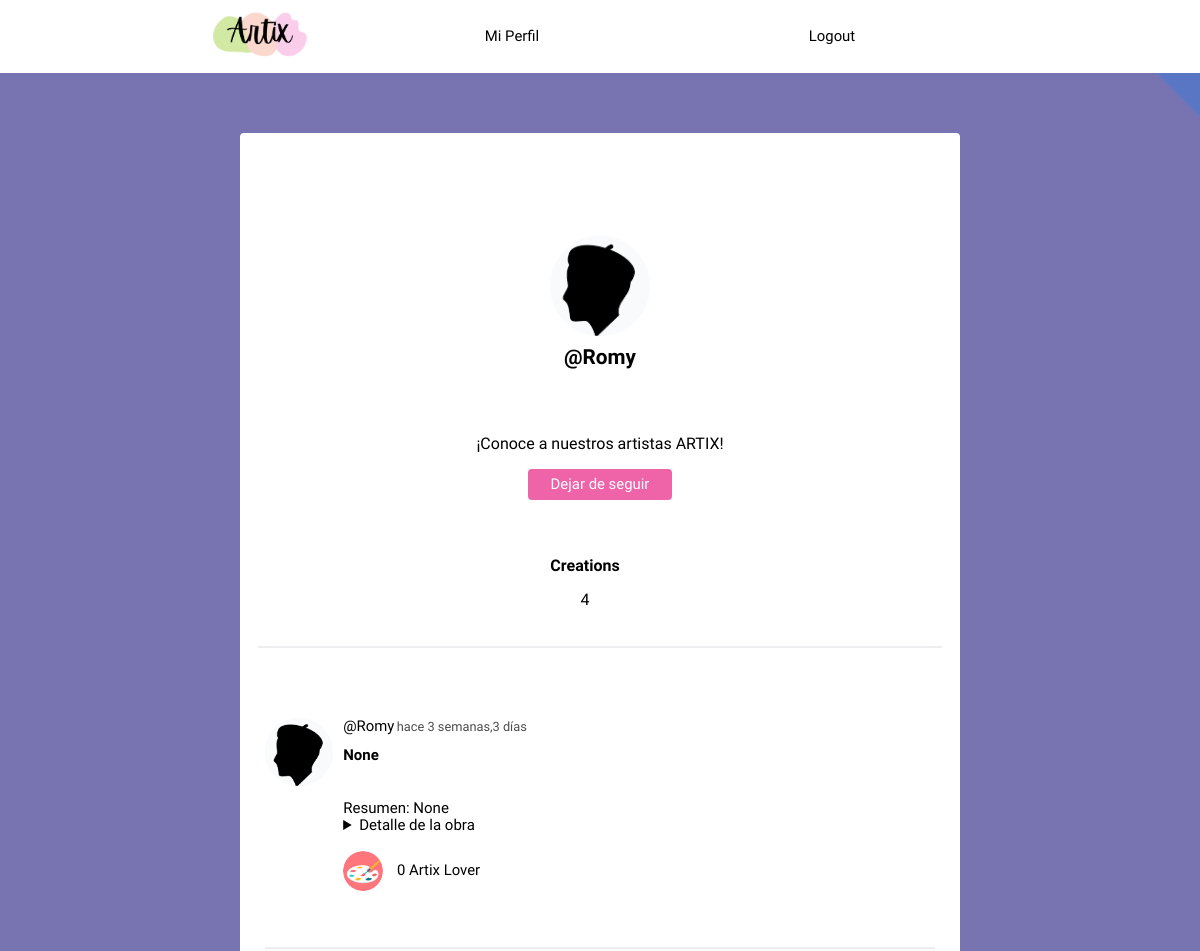
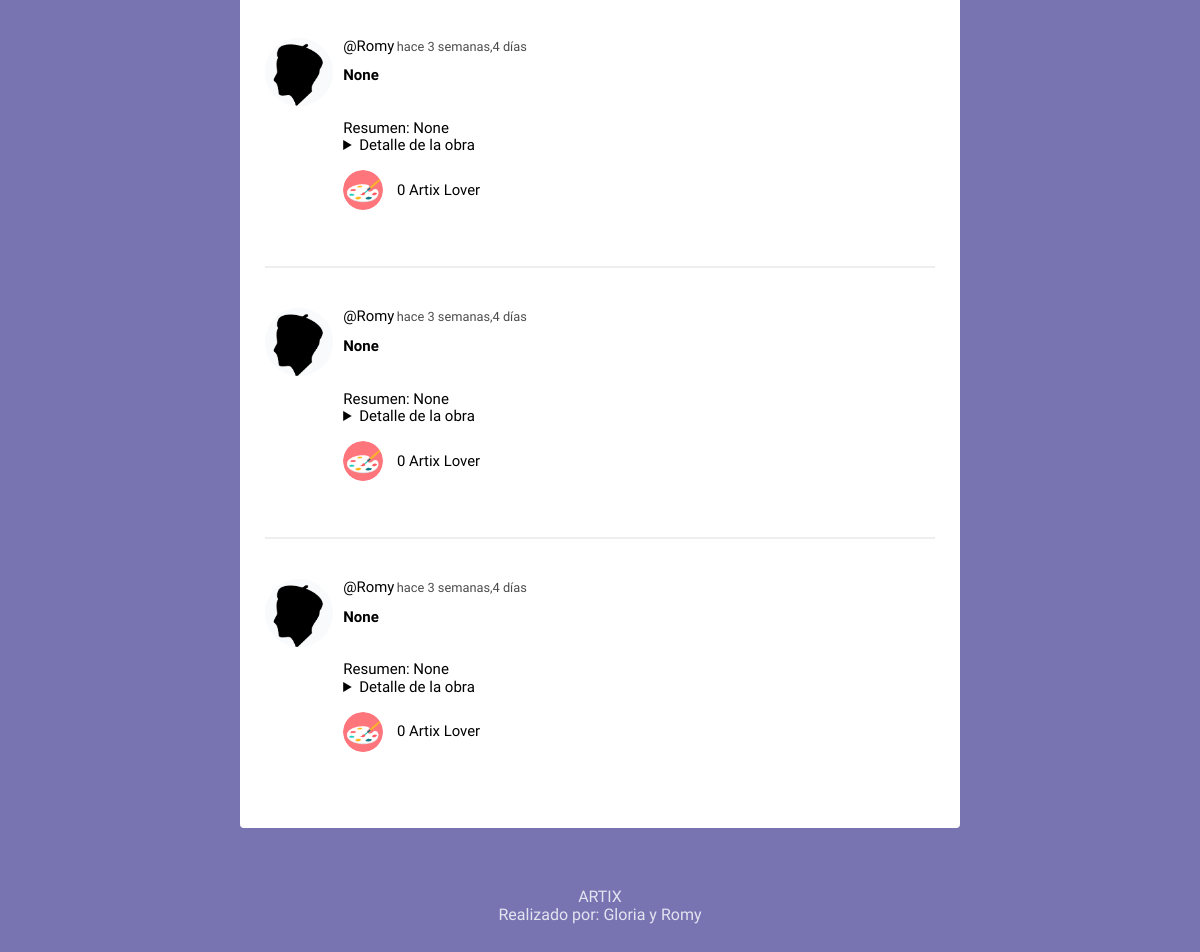
Page /profile/Romy/ (signed in) on the committed database (2 pictures, top to bottom).
### social/models.py (models this page shows, shortened)
class Profile(models.Model):
    user = models.OneToOneField(User, on_delete=models.CASCADE)
    image = models.ImageField(default='foto.png')
    favorites = models.ManyToManyField('Post', related_name='favorited_by')
    created_date = models.DateTimeField(default=timezone.now, blank=True, null=True)
    deleted_date = models.DateTimeField(null=True, blank=True)
    description = models.TextField(blank=True, null=True)
    respuesta_seguridad = models.CharField(max_length=100, null=True, default="")  # Agrega este campo
    def get_following(self):
        user_ids = Relationship.objects.filter(from_user=self.user) \
            .values_list('to_user__id', flat=True)
        return User.objects.filter(id__in=user_ids)

class Post(models.Model):
    user = models.ForeignKey(User, on_delete=models.CASCADE, related_name='posts')
    timestamp = models.DateTimeField(default=timezone.now)
    content = models.TextField(blank=True, null=True)
    post_title = models.CharField(max_length=200, blank=True, null=True)
    picture = models.ImageField(blank=True, null=True, upload_to='')
    deleted_date = models.DateTimeField(null=True, blank=True)
    likes = models.ManyToManyField(User, related_name='liked_posts', blank=True)
    key_result = models.CharField(max_length=500, blank=True, null=True)
    class Meta:
        ordering = ['-timestamp']

### social/views.py (the view)
# urls.py: path('profile/',views.profile,name='profile'),
@login_required
def profile(request, username=None):
    current_user = request.user
    if username and username != current_user.username:
        user = User.objects.get(username=username)
        posts = user.posts.all()
    else:
        posts = current_user.posts.all()
        user = current_user
    user_type = None
    if hasattr(current_user.extendeddata, 'user_type'):
        user_type = current_user.extendeddata.user_type
    return render(request, 'social/profile.html', {'user': user, 'posts': posts, 'user_type': user_type})

### social/templates/social/profile.html (shortened to what this page needs)
{% extends 'social/feed.html' %}
{% block content %}
<br><br>
<nav class="second-nav">
</nav>
<div class="profile">
    <img src="{{ user.profile.image.url }}">
    <h2>@{{ user.username }}</h2>
    {% if user.extendeddata.user_type == "A" %}
        <p>¡Haz que tu arte se haga notar!</p>
    {% else %}
        <p>¡Conoce a nuestros artistas ARTIX!</p>
    {% endif %}
    {% if request.user.is_authenticated %}
        {% if user.username != request.user.username %}
            {% if user not in request.user.profile.get_following %}
                {% if request.user.extendeddata.user_type == "S" %}
                    <button><a class="follow-button" href="{% url 'follow' user %}">Quiero ser tu sponsor</a></button>
                {% endif %}
            {% else %}
                <button><a class="follow-button" href="{% url 'unfollow' user %}">Dejar de seguir</a></button>
            {% endif %}
        {% endif %}
    {% endif %}
</div>
<div class="follow" style="display: flex; justify-content: space-around;">
    {% if user.extendeddata.user_type != "S" %}
        <div style="margin-right: 30px;">
            <h5>Creations</h5>
            <p>{{ user.posts.count }}</p>
        </div>
    {% endif %}
</div>
{{ block.super }}
{% endblock %}

### social/templates/social/feed.html (shortened to what this page needs)
{% extends 'social/layout.html' %}
{% load humanize %}
{% load static %}
{% block content %}
  {% for post in posts %}
    <article>
      <div class="container-article">
        <img src="{{post.user.profile.image.url}}">
        <div>
          <a href="{% url 'profile' post.user.username %}">@{{ post.user.username }}</a>
          <time data-time="#">{{post.timestamp|naturaltime}}</time>
          <h2>{{ post.post_title }}</h2>
          <br><br>
          <div class="post">Resumen: {{post.key_result}}</div>
          <details>
            <summary class="toggle-content">Detalle de la obra</summary>
          </details>
            {% with likes=post.likes.all %}
            <p>
              <a href="{% url 'likes_list' post.id %}">
                <img src="{% static 'as.png' %}" alt="Corazón" style="width: 40px; height: 40px; vertical-align: middle;">
                <span style="vertical-align: middle; margin-top: -2px;">{{ likes|length }} {% if likes|length == 1 %}Artix{% else %}Artix{% endif %} Lover</span>
              </a>
            </p>
            {% endwith %}
        </div>
      </div>
    </article>
  {% endfor %}
{% endblock %}

### social/static/style.css (style rules this page uses)
body { background-image: url('fondo2.png'); background-size: cover; font-size: 62.5%; font-family: 'Varela Round', Helvetica, Arial, serif; }
h5 { font-size: 1rem; margin-bottom: 0; }
p { font-size: 1rem; }
button { font-size: 1rem; color: white; padding: 0.4rem 1.4rem; border: none; background: #EF63A9; border-radius: 4px; cursor: pointer; }
img { object-fit: cover; }
a { font-size: .93rem; text-decoration: none; color: black; }
.second-nav { display: flex; padding: 15px 30px; }
article { width: 93%; margin: auto; padding: 40px 0; border-bottom: 2px solid #ECEEEF; }
.container-article { display: flex; }
.container-article img { height: 68px; width: 68px; margin-right: 10px; border-radius: 50%; }
article:last-child { border-bottom: 0; }
time { font-size: .8rem; opacity: .7; }
.post { font-size: .94rem; }
.profile { display: flex; align-items: center; flex-direction: column; }
.profile img { height: 100px; width: 100px; margin-right: 10px; border-radius: 50%; margin: 20px; }
.profile h2 { margin-top: -10px; font-size: 1.3rem; }
.follow { display: flex; width: 95%; justify-content: space-around; margin: 30px auto; text-align: center; border-bottom: 2px solid #ECEEEF; padding-bottom: 20px; }
.follow-button { color: white; }
.toggle-content { cursor: pointer; font-size: .94rem; }

### rows in the picture
Post: user.profile.image (picture), user.username "Romy", timestamp "hace 3 semanas,3 días", post_title "None", key_result "None", likes.all|length "0"
Post: user.profile.image (picture), user.username "Romy", timestamp "hace 3 semanas,4 días", post_title "None", key_result "None", likes.all|length "0"
Post: user.profile.image (picture), user.username "Romy", timestamp "hace 3 semanas,4 días", post_title "None", key_result "None", likes.all|length "0"
Post: user.profile.image (picture), user.username "Romy", timestamp "hace 3 semanas,4 días", post_title "None", key_result "None", likes.all|length "0"

### other values in the picture
{{ user.username }} "Romy"
{{ user.posts.count }} "4"
